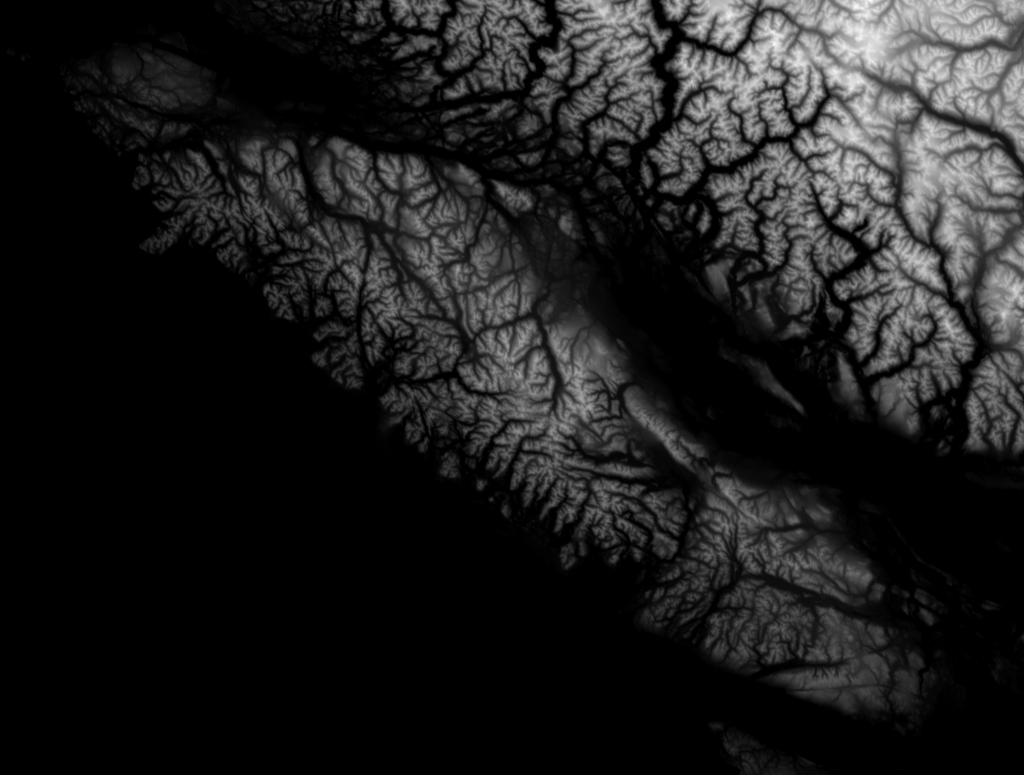
#> input picture tools/terrain/island_height.png, 2048 x 1550 px (shown at 1/2 size)
$ python finish_texture.py terrain/island_height.png
#> lines starting #> are read from the running program, lines starting #| are printed output that depends on the picture; after the words box and inside, x2 and y2 are one past the last pixel; in counts of white or black regions, pixels touching at a corner belong together
# /// script
# requires-python = ">=3.11"
# dependencies = ["pillow", "numpy"]
# ///
"""Finish the baked island textures exported from Blender for the web.

Blender's colour transform turns the baked sea a greyer blue on save, and the bake leaves a dark
rim along the image edge. This shifts every sea-coloured pixel to the page's exact sea colour
(blending the coastline) and paints a thin border of sea, so the terrain meets the page's own
sea plane without a seam.

Run:  uv run tools/finish_texture.py assets/island/island_2k.jpg assets/island/island_4k.jpg
"""

import sys
from pathlib import Path

import numpy as np
from PIL import Image

PAGE_SEA = np.array([0xB9, 0xD8, 0xE4], np.float32)  # --sea in index.html
TOLERANCE = 6     # colour distance treated as pure sea
FEATHER = 30      # distance over which coastline pixels blend toward the page sea
BORDER_PX = 4


def finish(path: Path) -> None:
    rgb = np.asarray(Image.open(path).convert("RGB")).astype(np.float32)
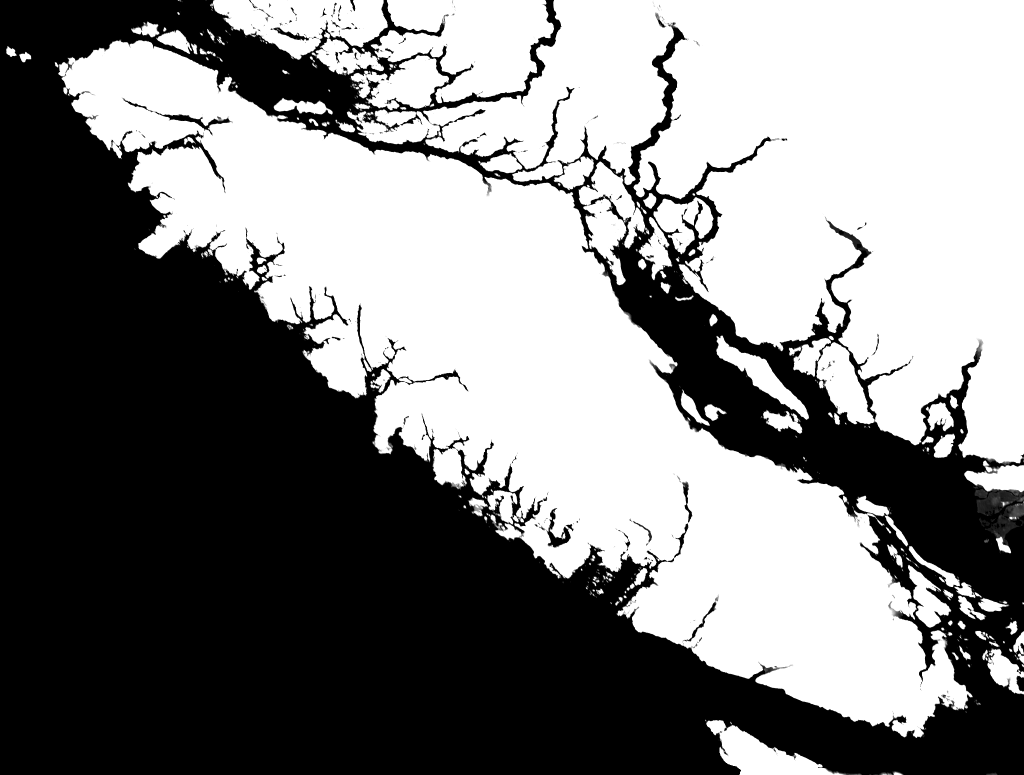
#> rgb: shape (1550, 2048, 3) float32 (shown at 1/2 size); min 0, max 255, mean 129.2
    height, width, _ = rgb.shape
#> height = 1550; width = 2048
    open_ocean = rgb[height // 2:, : width // 5].reshape(-1, 3)  # lower left of the frame is open Pacific
    baked_sea = np.median(open_ocean, axis=0)
#> baked_sea = [0, 0, 0]

    distance = np.linalg.norm(rgb - baked_sea, axis=2)
    weight = np.clip(1 - (distance - TOLERANCE) / FEATHER, 0, 1)[..., None]
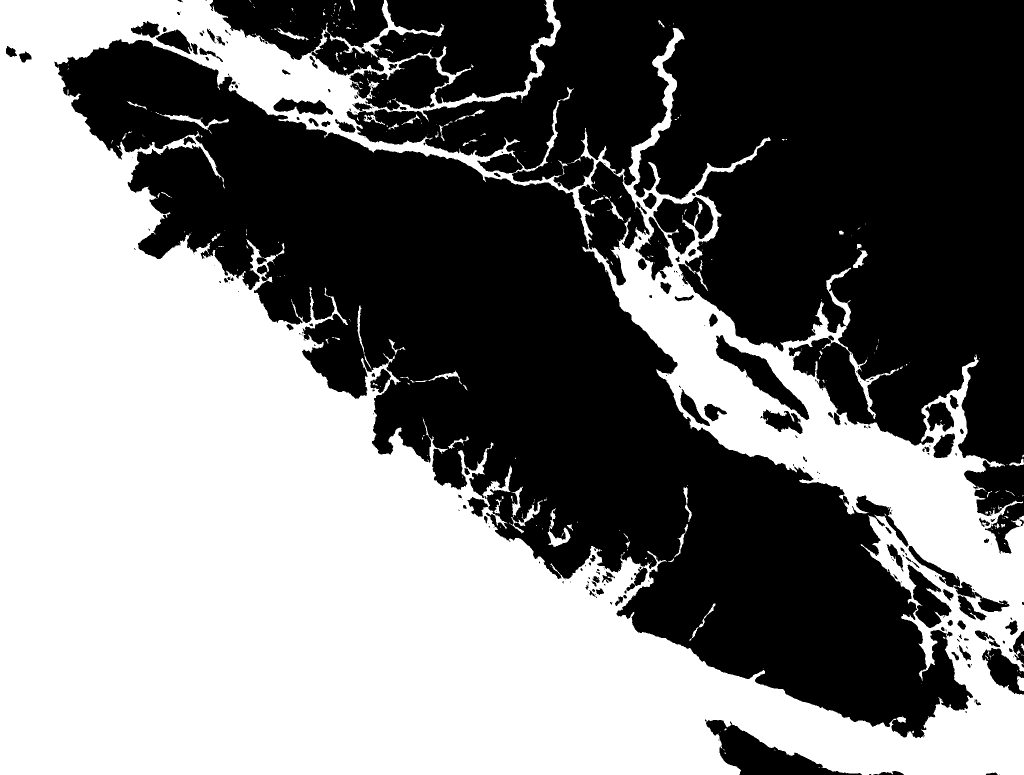
#> weight: shape (1550, 2048, 1) float32 (shown at 1/2 size); values 0 (black) and 1 (white), 48.1% white; 316 white regions (248 under 20 px), largest, box (x1, y1, x2, y2) and area: (0, 0, 2048, 1550) 1515261, (319, 228, 458, 260) 951, (1095, 1017, 1141, 1094) 951
    out = rgb + (PAGE_SEA - baked_sea) * weight
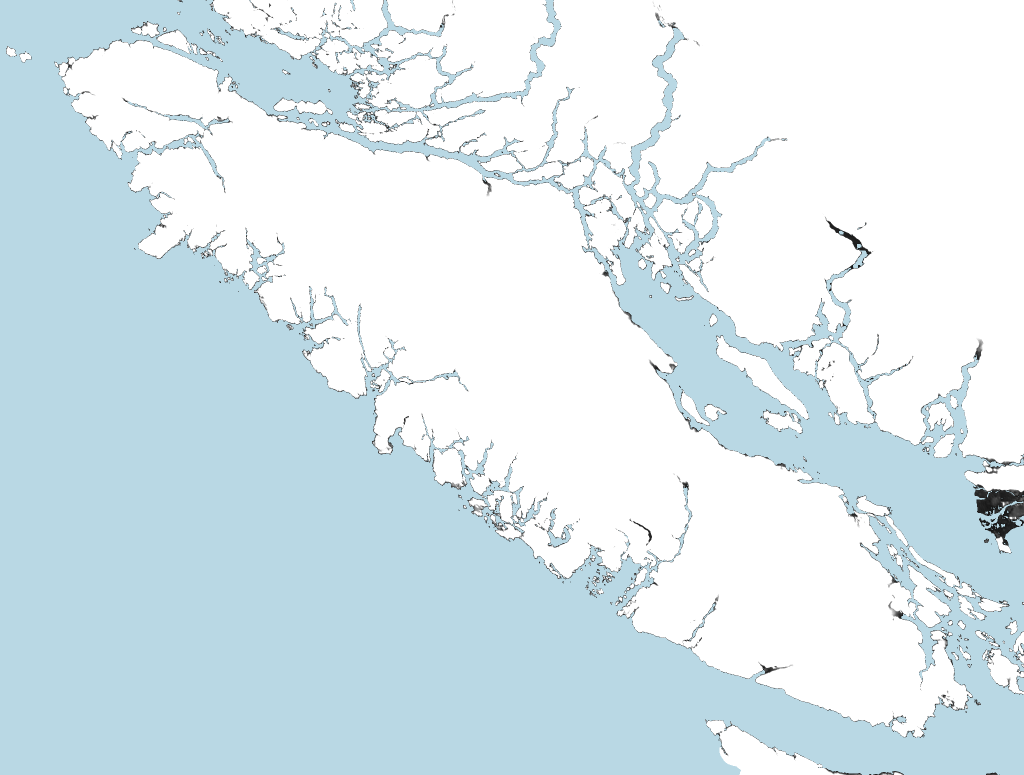
#> out: shape (1550, 2048, 3) float32 (shown at 1/2 size); mean R, G, B 221.7, 229.7, 244.9

    b = BORDER_PX
    out[:b], out[-b:], out[:, :b], out[:, -b:] = PAGE_SEA, PAGE_SEA, PAGE_SEA, PAGE_SEA
    Image.fromarray(np.clip(out, 0, 255).astype(np.uint8)).save(path, quality=86, optimize=True, progressive=True)
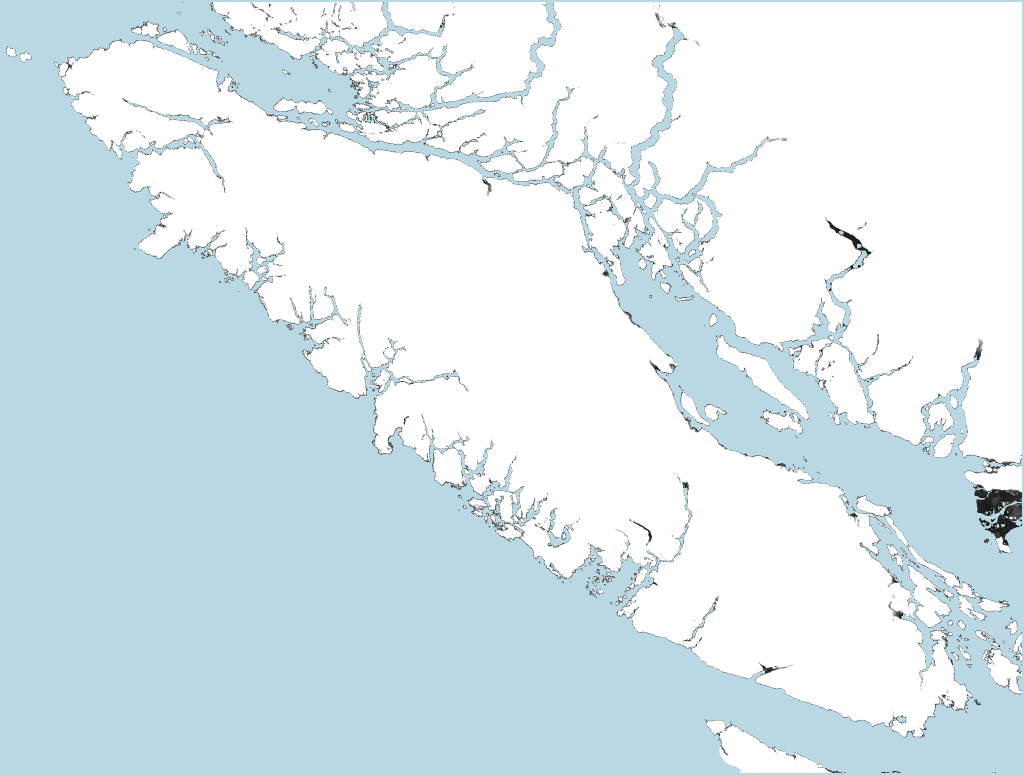
#> saved as island_height.png: PIL image 2048x1550 RGB (shown at 1/2 size); mean R, G, B 217.9, 232.9, 238.7
    print(f"{path.name}: baked sea {baked_sea.astype(int)} -> page sea, {int((weight > 0).sum())} px moved")
#| island_height.png: baked sea [0 0 0] -> page sea, 1526279 px moved


if __name__ == "__main__":
    for arg in sys.argv[1:]:
        finish(Path(arg))
